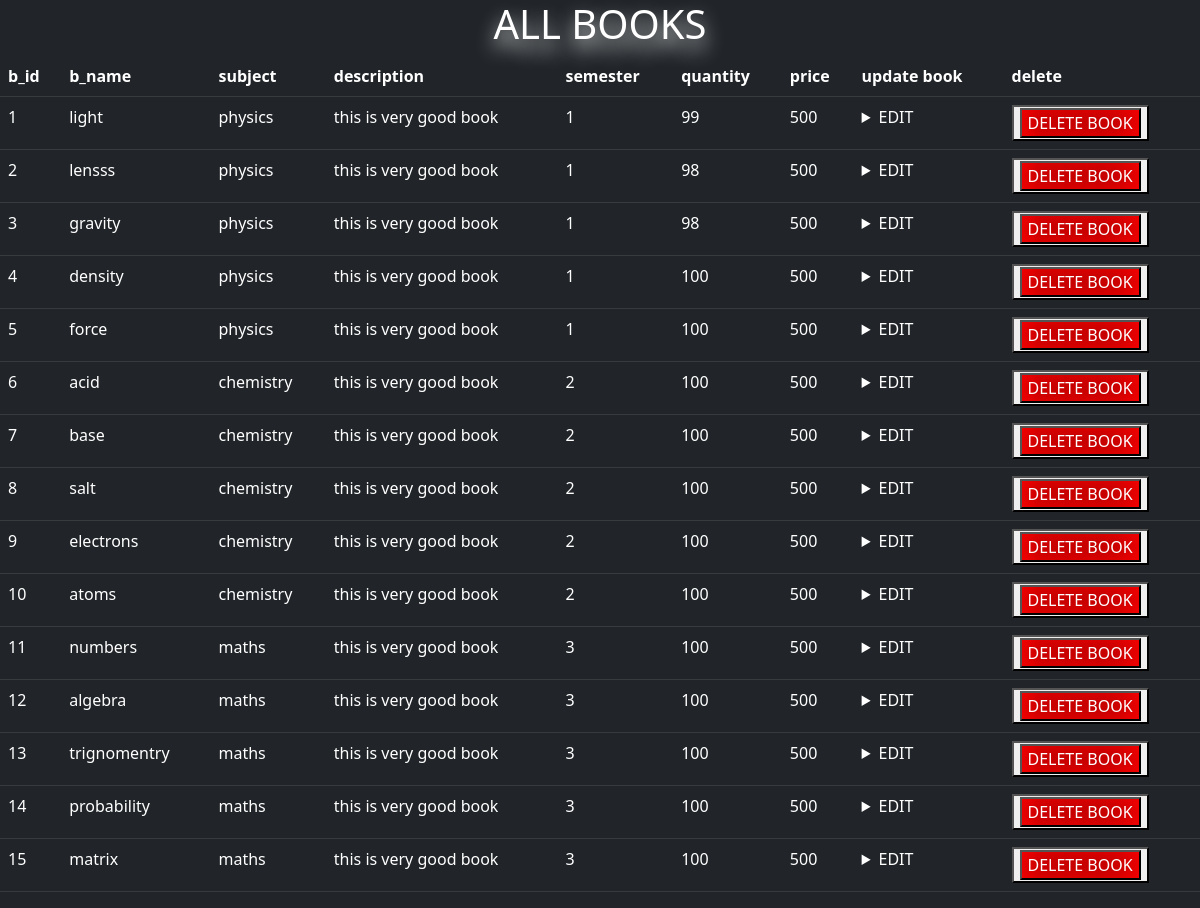
Screenshot of /seeallbooks/ (signed in) with the database file from the repository.
### myfirstapp/models.py (models this page shows)
class books(models.Model):
    b_id=models.IntegerField(primary_key=True)
    b_name=models.CharField(max_length=100)
    subject=models.CharField(max_length=100)
    description=models.CharField(max_length=100)
    semester=models.IntegerField()
    quantity=models.IntegerField()
    price=models.IntegerField()

### myfirstapp/views.py (the view)
# urls.py: path('seeallbooks/',views.seeallbooks),
@login_required(login_url='/userlogin')
def seeallbooks(request):                 #-----------------to see all books
    data=list(models.books.objects.all().values())
    return render(request,'seeallbooks.html',{'books':data})

### myfirstapp/templates/seeallbooks.html (shortened to what this page needs)
<!DOCTYPE html>
<html lang="en">
<head>
    <link href="https://cdn.jsdelivr.net/npm/bootstrap@5.0.2/dist/css/bootstrap.min.css" rel="stylesheet">
</head>
<body class="bg-dark">
    <div class="bg-dark" style="text-align: center;text-shadow: 0 10px 20px white;">
        <H1 style="color: white;"> ALL BOOKS</H1>
      </div>
    <table   class="table table-dark table-hover" >
        <tr>
            <th>b_id</th>
            <th>b_name</th>
            <th>subject</th>
            <th>description</th>
            <th>semester</th>
            <th>quantity</th>
            <th>price</th>
            <th>update book</th>
            <th>delete</th>
        </tr>
        {% for i in books %}
    <tr>
     <td>{{i.b_id}}</td>
     <td>{{i.b_name}}</td>
     <td>{{i.subject}}</td>
     <td>{{i.description}}</td>
     <td>{{i.semester}}</td>
     <td>{{i.quantity}}</td>
     <td>{{i.price}}</td>
     <td>  <details>
        <summary>EDIT</summary>
        </details></td>
     <td>
        <button>
                <form action="/deletebook" method="GET">
                    <input  style="background-color:red;text-shadow: 0 0 20px black,0 0 40px black,0 0 80px black;color: white;" type="submit" value="DELETE BOOK">
                </form>
        </button>
     </td>
    </tr>
     {%endfor%}
    </table>
</body>
</html>

### rows the page displays
books: b_id "1", b_name "light", subject "physics", description "this is very good book", semester "1", quantity "99", price "500"
books: b_id "2", b_name "lensss", subject "physics", description "this is very good book", semester "1", quantity "98", price "500"
books: b_id "3", b_name "gravity", subject "physics", description "this is very good book", semester "1", quantity "98", price "500"
books: b_id "4", b_name "density", subject "physics", description "this is very good book", semester "1", quantity "100", price "500"
books: b_id "5", b_name "force", subject "physics", description "this is very good book", semester "1", quantity "100", price "500"
books: b_id "6", b_name "acid", subject "chemistry", description "this is very good book", semester "2", quantity "100", price "500"
books: b_id "7", b_name "base", subject "chemistry", description "this is very good book", semester "2", quantity "100", price "500"
books: b_id "8", b_name "salt", subject "chemistry", description "this is very good book", semester "2", quantity "100", price "500"
books: b_id "9", b_name "electrons", subject "chemistry", description "this is very good book", semester "2", quantity "100", price "500"
books: b_id "10", b_name "atoms", subject "chemistry", description "this is very good book", semester "2", quantity "100", price "500"
books: b_id "11", b_name "numbers", subject "maths", description "this is very good book", semester "3", quantity "100", price "500"
books: b_id "12", b_name "algebra", subject "maths", description "this is very good book", semester "3", quantity "100", price "500"
books: b_id "13", b_name "trignomentry", subject "maths", description "this is very good book", semester "3", quantity "100", price "500"
books: b_id "14", b_name "probability", subject "maths", description "this is very good book", semester "3", quantity "100", price "500"
books: b_id "15", b_name "matrix", subject "maths", description "this is very good book", semester "3", quantity "100", price "500"
